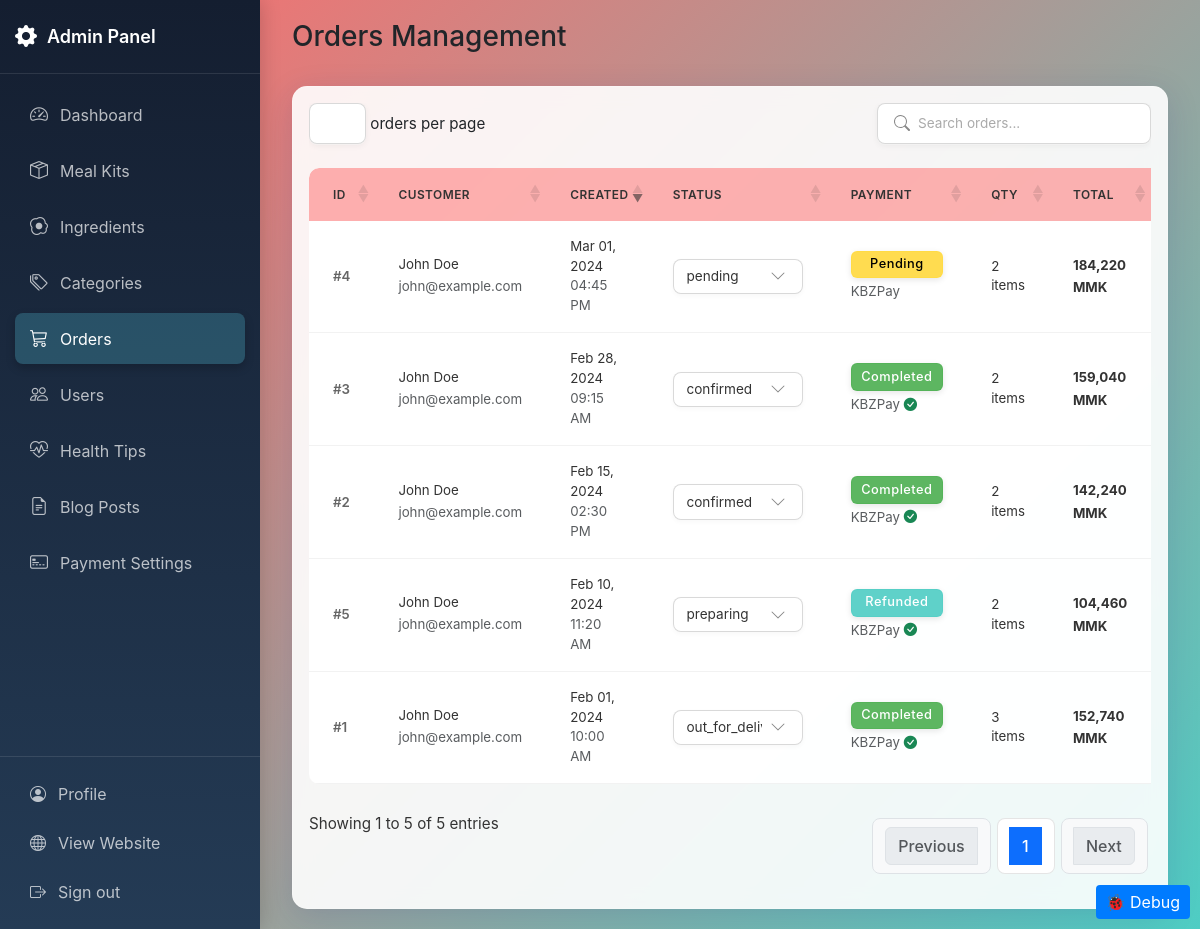
The app's page /admin/orders.php (signed in), older data.
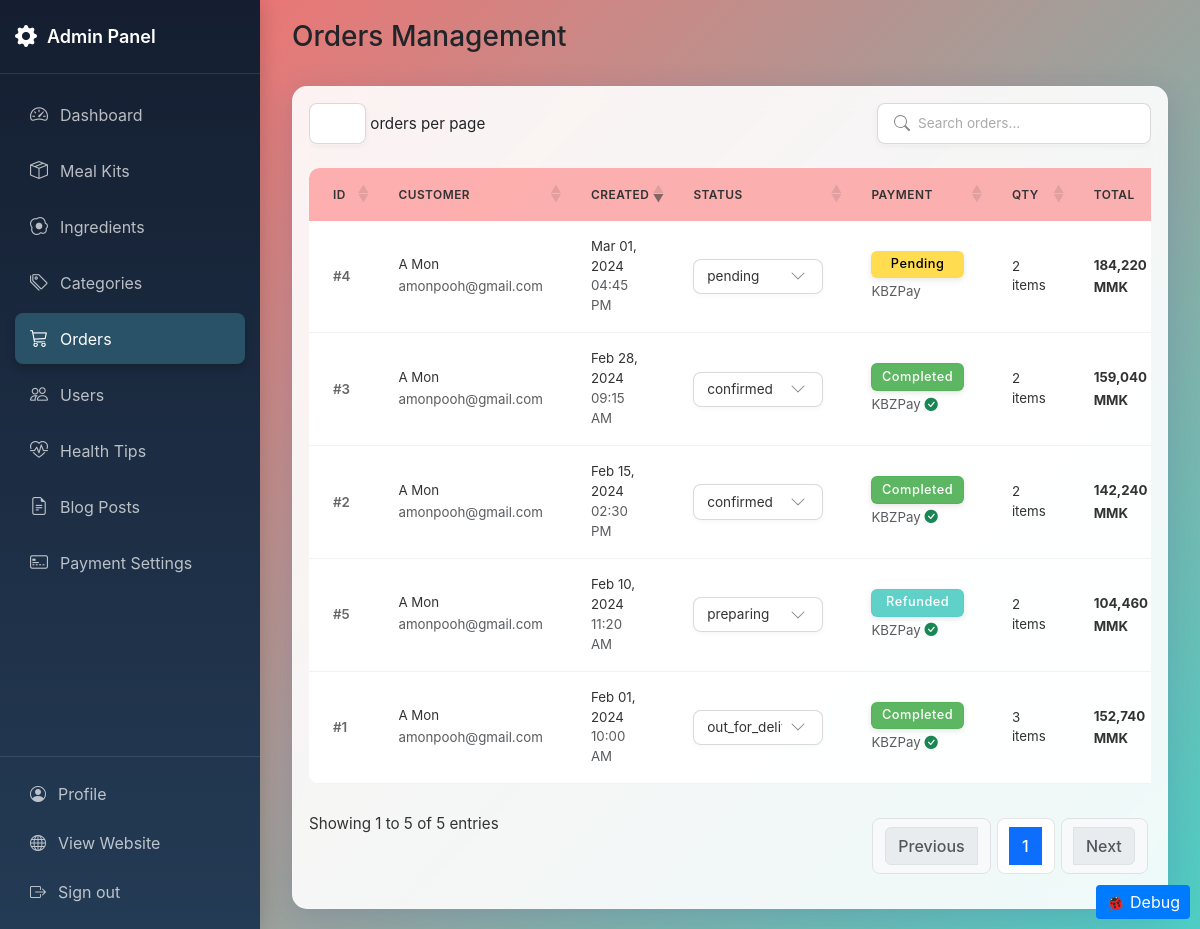
The same page, newer data.
### tables this page shows
CREATE TABLE orders (
    order_id INT PRIMARY KEY AUTO_INCREMENT,
    user_id INT NOT NULL,
    status_id INT DEFAULT 1,
    created_at TIMESTAMP DEFAULT CURRENT_TIMESTAMP,
    updated_at TIMESTAMP DEFAULT CURRENT_TIMESTAMP ON UPDATE CURRENT_TIMESTAMP,
    delivery_address TEXT NOT NULL,
    contact_number VARCHAR(20) NOT NULL,
    customer_phone VARCHAR(20) NOT NULL,
    account_phone VARCHAR(50) NULL COMMENT 'Phone number for refund payments',
    delivery_notes TEXT,
    payment_method_id INT NOT NULL,
    payment_reference VARCHAR(50) NULL COMMENT 'Unique reference code for payment identification',
    is_paid TINYINT(1) DEFAULT 0 COMMENT '0: not paid, 1: paid',
    delivery_fee INT NOT NULL DEFAULT 0,
    delivery_option_id INT NULL,
    expected_delivery_date DATE NULL,
    preferred_delivery_time TIME NULL,
    subtotal INT NOT NULL DEFAULT 0,
    tax INT NOT NULL DEFAULT 0,
    total_amount INT NOT NULL DEFAULT 0,
    FOREIGN KEY (user_id) REFERENCES users(user_id),
    FOREIGN KEY (status_id) REFERENCES order_status(status_id),
    FOREIGN KEY (delivery_option_id) REFERENCES delivery_options(delivery_option_id),
    FOREIGN KEY (payment_method_id) REFERENCES payment_settings(id)
);

CREATE TABLE users (
    user_id INT PRIMARY KEY AUTO_INCREMENT,
    username VARCHAR(50) UNIQUE NOT NULL,
    email VARCHAR(100) UNIQUE NOT NULL,
    password VARCHAR(255) NOT NULL,
    full_name VARCHAR(100) NOT NULL,
    role TINYINT(1) DEFAULT 0 COMMENT '0: user, 1: admin',
    is_active TINYINT(1) DEFAULT 1 COMMENT '0: inactive, 1: active',
    last_login_at DATETIME DEFAULT NULL,
    inactivity_reason VARCHAR(255) DEFAULT NULL,
    deactivated_at DATETIME DEFAULT NULL,
    reactivated_at DATETIME DEFAULT NULL,
    created_at TIMESTAMP DEFAULT CURRENT_TIMESTAMP
);

CREATE TABLE order_status (
    status_id INT PRIMARY KEY AUTO_INCREMENT,
    status_name VARCHAR(50) NOT NULL
);

CREATE TABLE payment_settings (
    id INT PRIMARY KEY AUTO_INCREMENT,
    payment_method VARCHAR(50) NOT NULL,  
    qr_code VARCHAR(255) NULL,            
    account_phone VARCHAR(50) NULL,       
    description TEXT NULL,                
    bank_info TEXT NULL,                  
    icon_class VARCHAR(50) DEFAULT 'bi bi-credit-card',  
    is_active TINYINT(1) DEFAULT 1 COMMENT '0: inactive, 1: active',
    updated_at TIMESTAMP DEFAULT CURRENT_TIMESTAMP ON UPDATE CURRENT_TIMESTAMP
);

### admin/orders.php (the view, shortened to what this page needs)
<?php
require_once '../includes/auth_check.php';
$resubmitted_order_id = 0;
$stmt = $mysqli->prepare("
    SELECT
        o.*,
        os.status_name,
        u.full_name as customer_name,
        u.email as customer_email,
        ph.payment_id,
        COALESCE(pv.payment_status, 0) as payment_status,
        COALESCE(pv.payment_verified, 0) as payment_verified,
        COALESCE(pv.verification_attempt, 0) as verification_attempt,
        COALESCE(pv.resubmission_status, 0) as resubmission_status,
        ph.transaction_id,
        ps.payment_method,
        (SELECT COUNT(*) FROM order_items WHERE order_id = o.order_id) as items_count,
        pv.transfer_slip
    FROM orders o
    JOIN users u ON o.user_id = u.user_id
    JOIN order_status os ON o.status_id = os.status_id
    LEFT JOIN (
        SELECT ph1.*
        FROM payment_history ph1
        LEFT JOIN payment_history ph2 ON ph1.order_id = ph2.order_id AND ph1.payment_id < ph2.payment_id
        WHERE ph2.payment_id IS NULL
    ) ph ON o.order_id = ph.order_id
    LEFT JOIN (
        SELECT pv1.*
        FROM payment_verifications pv1
        LEFT JOIN payment_verifications pv2
            ON pv1.order_id = pv2.order_id
            AND (pv1.created_at < pv2.created_at OR (pv1.created_at = pv2.created_at AND pv1.verification_id < pv2.verification_id))
        WHERE pv2.verification_id IS NULL
    ) pv ON o.order_id = pv.order_id
    LEFT JOIN payment_settings ps ON o.payment_method_id = ps.id
    ORDER BY o.created_at DESC
");
$stmt->execute();
$orders = $stmt->get_result();
$statuses = [];
$status_result = $mysqli->query("SELECT * FROM order_status ORDER BY status_id");
if ($status_result) {
    while ($row = $status_result->fetch_assoc()) {
        $statuses[] = $row;
    }
}
?>
<!DOCTYPE html>
<html lang="en">
<head>
    <link href="https://cdn.jsdelivr.net/npm/bootstrap@5.3.0/dist/css/bootstrap.min.css" rel="stylesheet">
    <link rel="stylesheet" href="https://cdn.jsdelivr.net/npm/bootstrap-icons@1.11.3/font/bootstrap-icons.min.css">
    <link rel="stylesheet" href="https://cdn.datatables.net/1.13.7/css/dataTables.bootstrap5.min.css">
    <link rel="stylesheet" href="https://cdn.datatables.net/buttons/2.4.2/css/buttons.bootstrap5.min.css">
    <link rel="stylesheet" href="assets/css/admin.css">
</head>
<body>
<div class="admin-container">
    <?php include 'includes/sidebar.php'; ?>
    <main class="main-content">
        <div class="container-fluid">
            <div class="row mb-4">
                <div class="col-12">
                    <h3 class="page-title">Orders Management</h3>
                </div>
            </div>
            <div class="card">
                <div class="card-body">
                    <div class="table-responsive">
                        <table class="table table-hover table-sm" id="ordersTable">
                            <thead>
                                <tr>
                                    <th><small>ID</small></th>
                                    <th><small>Customer</small></th>
                                    <th><small>Created</small></th>
                                    <th style="min-width: 130px; max-width: 160px;"><small>Status</small></th>
                                    <th><small>Payment</small></th>
                                    <th><small>Qty</small></th>
                                    <th><small>Total</small></th>
                                </tr>
                            </thead>
                            <tbody>
                                <?php while ($order = $orders->fetch_assoc()):
                                    $is_resubmitted = ($resubmitted_order_id > 0 && $resubmitted_order_id == $order['order_id']);
                                ?>
                                <tr data-order-id="<?php echo $order['order_id']; ?>"
                                    data-status-id="<?php echo $order['status_id']; ?>"
                                    data-status="<?php echo htmlspecialchars($order['status_name']); ?>"
                                    data-amount="<?php echo $order['total_amount']; ?>"
                                    <?php if ($is_resubmitted): ?>class="table-warning" data-resubmitted="true"<?php elseif ($order['resubmission_status'] == 2): ?>class="table-warning" data-needs-resubmit="true"<?php endif; ?>>
                                    <td><small>#<?php echo $order['order_id']; ?></small></td>
                                    <td>
                                        <div class="small"><?php echo htmlspecialchars($order['customer_name']); ?></div>
                                        <small class="text-muted"><?php echo htmlspecialchars($order['customer_email']); ?></small>
                                    </td>
                                    <td>
                                        <div class="small"><?php echo date('M d, Y', strtotime($order['created_at'])); ?></div>
                                        <small class="text-muted d-none d-md-block"><?php echo date('h:i A', strtotime($order['created_at'])); ?></small>
                                    </td>
                                    <td style="min-width: 130px; max-width: 160px;">
                                        <select class="form-select form-select-sm status-select"
                                                data-order-id="<?php echo $order['order_id']; ?>"
                                                data-original-status="<?php echo $order['status_id']; ?>">
                                            <?php foreach ($statuses as $status): ?>
                                                <option value="<?php echo $status['status_id']; ?>"
                                                        <?php echo ($status['status_id'] == $order['status_id']) ? 'selected' : ''; ?>>
                                                    <?php echo htmlspecialchars($status['status_name']); ?>
                                                </option>
                                            <?php endforeach; ?>
                                        </select>
                                    </td>
                                    <td>
                                        <div class="d-flex flex-column">
                                            <?php
                                            $paymentStatusClass = match($order['payment_status']) {
                                                0 => 'warning',
                                                1 => 'success',
                                                2 => 'danger',
                                                3 => 'info',
                                                4 => 'warning',
                                                default => 'secondary'
                                            };
                                            $paymentStatusText = match($order['payment_status']) {
                                                0 => 'Pending',
                                                1 => 'Completed',
                                                2 => 'Failed',
                                                3 => 'Refunded',
                                                4 => 'Partial',
                                                default => 'Unknown'
                                            };
                                            ?>
                                            <span class="badge bg-<?php echo $paymentStatusClass; ?> mb-1">
                                                <?php echo $paymentStatusText; ?>
                                            </span>
                                            <small class="text-muted">
                                                <?php echo htmlspecialchars($order['payment_method']); ?>
                                                <?php if(!empty($order['transfer_slip'])): ?>
                                                    <i class="bi bi-<?php echo $order['payment_verified'] == 1 ? 'check-circle-fill text-success' : 'exclamation-circle text-warning'; ?>"></i>
                                                <?php endif; ?>
                                            </small>
                                        </div>
                                    </td>
                                    <td>
                                        <div class="small"><?php echo $order['items_count']; ?> items</div>
                                    </td>
                                    <td>
                                        <strong class="small"><?php echo number_format($order['total_amount']); ?> MMK</strong>
                                    </td>
                                </tr>
                                <?php endwhile; ?>
                            </tbody>
                        </table>
                    </div>
                </div>
            </div>
        </div>
    </main>
</div>

### admin/includes/sidebar.php (shortened to what this page needs)
<?php
$current_page = basename($_SERVER['PHP_SELF']);
?>
<div class="sidebar bg-dark text-white" id="adminSidebar">
    <div class="sidebar-header">
        <div class="sidebar-brand">
            <a href="/hm/admin" class="text-white text-decoration-none">
                <i class="bi bi-gear-fill"></i>
                <span class="sidebar-brand-text">Admin Panel</span>
        </a>
        </div>
    </div>
    <div class="sidebar-content">
        <nav class="sidebar-nav">
            <ul class="nav flex-column">
                <li class="nav-item">
                    <a href="/hm/admin" class="nav-link <?php echo $current_page === 'index.php' ? 'active' : ''; ?>">
                        <i class="bi bi-speedometer2"></i>
                        <span>Dashboard</span>
                    </a>
                </li>
                <li class="nav-item">
                    <a href="/hm/admin/meal-kits.php" class="nav-link <?php echo $current_page === 'meal-kits.php' ? 'active' : ''; ?>">
                        <i class="bi bi-box-seam"></i>
                        <span>Meal Kits</span>
                    </a>
                </li>
                <li class="nav-item">
                    <a href="/hm/admin/ingredients.php" class="nav-link <?php echo $current_page === 'ingredients.php' ? 'active' : ''; ?>">
                        <i class="bi bi-egg-fried"></i>
                        <span>Ingredients</span>
                    </a>
                </li>
                <li class="nav-item">
                    <a href="/hm/admin/categories.php" class="nav-link <?php echo $current_page === 'categories.php' ? 'active' : ''; ?>">
                        <i class="bi bi-tags"></i>
                        <span>Categories</span>
                    </a>
                </li>
                <li class="nav-item">
                    <a href="/hm/admin/orders.php" class="nav-link <?php echo $current_page === 'orders.php' ? 'active' : ''; ?>">
                        <i class="bi bi-cart3"></i>
                        <span>Orders</span>
                    </a>
                </li>
                <li class="nav-item">
                    <a href="/hm/admin/users.php" class="nav-link <?php echo $current_page === 'users.php' ? 'active' : ''; ?>">
                        <i class="bi bi-people"></i>
                        <span>Users</span>
                    </a>
                </li>
                <li class="nav-item">
                    <a href="/hm/admin/health-tips.php" class="nav-link <?php echo $current_page === 'health-tips.php' ? 'active' : ''; ?>">
                        <i class="bi bi-heart-pulse"></i>
                        <span>Health Tips</span>
                    </a>
                </li>
                <li class="nav-item">
                    <a href="/hm/admin/blog-posts.php" class="nav-link <?php echo $current_page === 'blog-posts.php' ? 'active' : ''; ?>">
                        <i class="bi bi-file-earmark-text"></i>
                        <span>Blog Posts</span>
                    </a>
                </li>
                <li class="nav-item">
                    <a href="/hm/admin/payment-settings.php" class="nav-link <?php echo $current_page === 'payment-settings.php' ? 'active' : ''; ?>">
                        <i class="bi bi-credit-card-2-front"></i>
                        <span>Payment Settings</span>
                    </a>
                </li>
            </ul>
        </nav>
        </div>
    <div class="sidebar-footer">
        <a href="/hm/admin/profile.php" class="nav-link <?php echo $current_page === 'profile.php' ? 'active' : ''; ?>">
            <i class="bi bi-person-circle"></i>
            <span>Profile</span>
            </a>
        <a href="/hm" class="nav-link" target="_blank">
            <i class="bi bi-globe"></i>
            <span>View Website</span>
            </a>
        <a href="/hm/api/auth/logout.php" class="nav-link">
            <i class="bi bi-box-arrow-right"></i>
            <span>Sign out</span>
            </a>
    </div>
</div>

Row changes from the older to the newer data that the page shows:
changed through a linked row, orders "Mar 01, 2024": user.full_name "John Doe" → "A Mon"; user.email "john@example.com" → "amonpooh@gmail.com"
changed through a linked row, orders "Feb 28, 2024": user.full_name "John Doe" → "A Mon"; user.email "john@example.com" → "amonpooh@gmail.com"
changed through a linked row, orders "Feb 15, 2024": user.full_name "John Doe" → "A Mon"; user.email "john@example.com" → "amonpooh@gmail.com"
changed through a linked row, orders "Feb 10, 2024": user.full_name "John Doe" → "A Mon"; user.email "john@example.com" → "amonpooh@gmail.com"
changed through a linked row, orders "Feb 01, 2024": user.full_name "John Doe" → "A Mon"; user.email "john@example.com" → "amonpooh@gmail.com"
